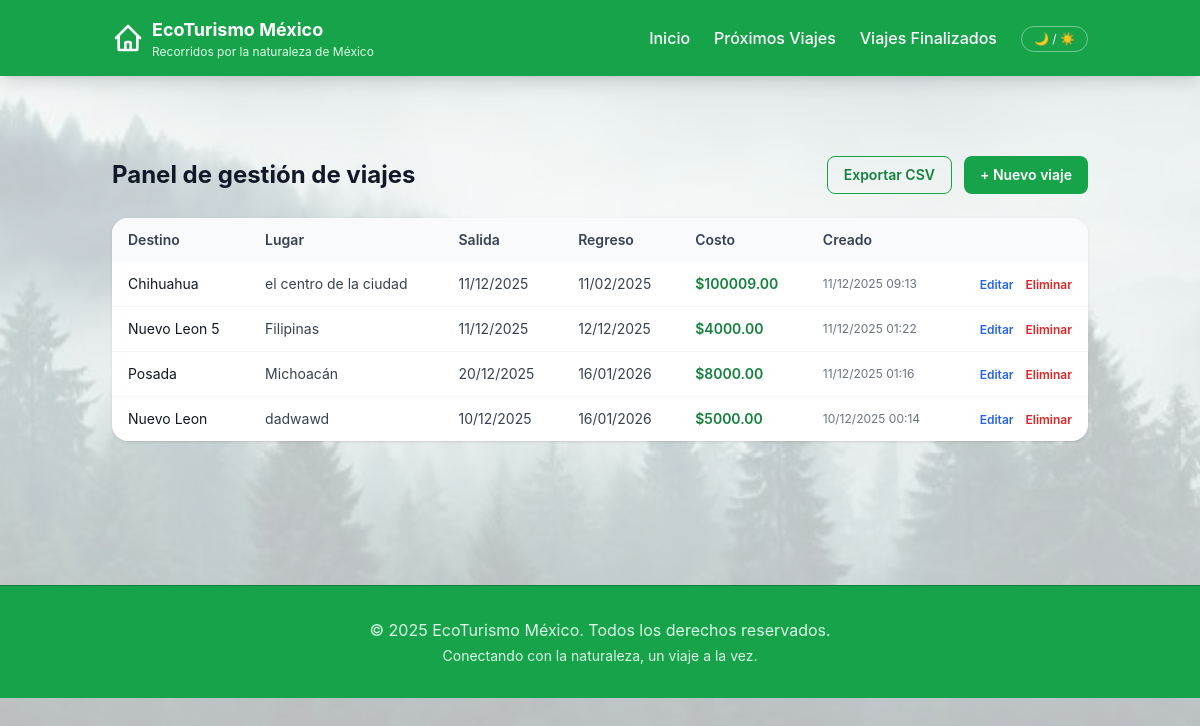
The app's page /panel/viajes/ (signed in) with its own data.
### registros/models.py (models this page shows, shortened)
class Viajes(models.Model):
    destino = models.CharField(max_length=100)
    lugar = models.CharField(max_length=100)
    descripcion = RichTextField()
    fecha_salida = models.DateField()
    fecha_regreso = models.DateField()
    costo = models.DecimalField(max_digits=8, decimal_places=2)
    imagen = models.ImageField(null=True, upload_to="fotos", verbose_name="Fotografía")
    latitud = models.DecimalField(
        "Latitud (opcional)",
        max_digits=9,
        decimal_places=6,
        null=True,
        blank=True,
    )
    longitud = models.DecimalField(
        "Longitud (opcional)",
        max_digits=9,
        decimal_places=6,
        null=True,
        blank=True,
    )
    video_url = models.URLField(
        "URL de video (YouTube opcional)",
        max_length=200,
        null=True,
        blank=True,
    )
    cancelado = models.BooleanField(
        default=False,
        verbose_name="Viaje cancelado",
        help_text="Si está marcado, el viaje se mostrará como cancelado en el sitio público.",
    )
    created = models.DateTimeField(auto_now_add=True)
    updated = models.DateTimeField(auto_now_add=True)
    class Meta:
        verbose_name = "Viaje"
        verbose_name_plural = "Viajes"
        ordering = ["-created"]

### registros/views.py (the view)
# urls.py: path("panel/viajes/", registros_views.panel_viajes, name="panel_viajes"),
@login_required
def panel_viajes(request):
    viajes = Viajes.objects.all().order_by("-created")
    return render(request, "registros/panel_viajes.html", {"viajes": viajes})

### registros/templates/registros/panel_viajes.html (shortened to what this page needs)
{% extends "contenido/base.html" %}
{% block content %}
<section class="py-8">
    <div class="flex items-center justify-between mb-6">
        <h1 class="text-2xl font-bold text-gray-900 dark:text-gray-100">Panel de gestión de viajes</h1>
        <div class="flex space-x-3">
            <a href="{% url 'exportar_viajes_csv' %}"
               class="inline-flex items-center px-4 py-2 rounded-lg border border-green-600 text-green-700 text-sm font-semibold hover:bg-green-50 dark:hover:bg-gray-800">
                Exportar CSV
            </a>
            <a href="{% url 'crear_viaje' %}"
               class="inline-flex items-center px-4 py-2 rounded-lg bg-green-600 text-white text-sm font-semibold hover:bg-green-700">
                + Nuevo viaje
            </a>
        </div>
    </div>
    {% if viajes %}
    <div class="bg-white dark:bg-gray-800 rounded-2xl shadow overflow-x-auto">
        <table class="min-w-full text-sm">
            <thead class="bg-gray-50 dark:bg-gray-900/40">
                <tr>
                    <th class="px-4 py-3 text-left font-semibold text-gray-700 dark:text-gray-200">Destino</th>
                    <th class="px-4 py-3 text-left font-semibold text-gray-700 dark:text-gray-200">Lugar</th>
                    <th class="px-4 py-3 text-left font-semibold text-gray-700 dark:text-gray-200">Salida</th>
                    <th class="px-4 py-3 text-left font-semibold text-gray-700 dark:text-gray-200">Regreso</th>
                    <th class="px-4 py-3 text-left font-semibold text-gray-700 dark:text-gray-200">Costo</th>
                    <th class="px-4 py-3 text-left font-semibold text-gray-700 dark:text-gray-200">Creado</th>
                    <th class="px-4 py-3"></th>
                </tr>
            </thead>
            <tbody class="divide-y divide-gray-100 dark:divide-gray-700">
                {% for viaje in viajes %}
                <tr class="hover:bg-gray-50 dark:hover:bg-gray-900/40">
                    <td class="px-4 py-3 text-gray-900 dark:text-gray-100">{{ viaje.destino }}</td>
                    <td class="px-4 py-3 text-gray-700 dark:text-gray-200">{{ viaje.lugar }}</td>
                    <td class="px-4 py-3 text-gray-700 dark:text-gray-200">{{ viaje.fecha_salida|date:"d/m/Y" }}</td>
                    <td class="px-4 py-3 text-gray-700 dark:text-gray-200">{{ viaje.fecha_regreso|date:"d/m/Y" }}</td>
                    <td class="px-4 py-3 text-green-700 dark:text-green-400 font-semibold">${{ viaje.costo }}</td>
                    <td class="px-4 py-3 text-gray-500 text-xs">{{ viaje.created|date:"d/m/Y H:i" }}</td>
                    <td class="px-4 py-3 text-right space-x-2">
                        <a href="{% url 'editar_viaje' viaje.id %}"
                           class="inline-flex items-center text-xs font-semibold text-blue-600 hover:text-blue-800">
                            Editar
                        </a>
                        <a href="{% url 'eliminar_viaje' viaje.id %}"
                           class="inline-flex items-center text-xs font-semibold text-red-600 hover:text-red-800">
                            Eliminar
                        </a>
                    </td>
                </tr>
                {% endfor %}
            </tbody>
        </table>
    </div>
    {% else %}
        <div class="bg-white dark:bg-gray-800 rounded-2xl shadow p-6 text-sm text-gray-600 dark:text-gray-300">
            No hay viajes registrados todavía. Usa el botón "Nuevo viaje" para crear el primero.
        </div>
    {% endif %}
</section>
{% endblock %}

### contenido/templates/contenido/base.html (style rules this page uses)
body { font-family: 'Inter', sans-serif; }

### records on screen
Viajes: destino "Chihuahua", lugar "el centro de la ciudad", fecha_salida "11/12/2025", fecha_regreso "11/02/2025", costo "100009.00", created "11/12/2025 09:13"
Viajes: destino "Nuevo Leon 5", lugar "Filipinas", fecha_salida "11/12/2025", fecha_regreso "12/12/2025", costo "4000.00", created "11/12/2025 01:22"
Viajes: destino "Posada", lugar "Michoacán", fecha_salida "20/12/2025", fecha_regreso "16/01/2026", costo "8000.00", created "11/12/2025 01:16"
Viajes: destino "Nuevo Leon", lugar "dadwawd", fecha_salida "10/12/2025", fecha_regreso "16/01/2026", costo "5000.00", created "10/12/2025 00:14"
